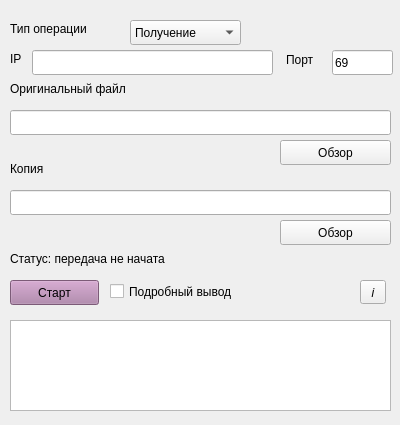
<?xml version="1.0" encoding="UTF-8"?>
<ui version="4.0">
 <class>Form</class>
 <widget class="QWidget" name="Form">
  <property name="geometry">
   <rect>
    <x>0</x>
    <y>0</y>
    <width>400</width>
    <height>425</height>
   </rect>
  </property>
  <property name="windowTitle">
   <string>Simple TFTP Client</string>
  </property>
  <widget class="QPushButton" name="selectOriginalFile">
   <property name="geometry">
    <rect>
     <x>280</x>
     <y>140</y>
     <width>111</width>
     <height>25</height>
    </rect>
   </property>
   <property name="text">
    <string>Обзор</string>
   </property>
  </widget>
  <widget class="QLineEdit" name="originalFilePathLine">
   <property name="geometry">
    <rect>
     <x>10</x>
     <y>110</y>
     <width>381</width>
     <height>25</height>
    </rect>
   </property>
  </widget>
  <widget class="QLabel" name="label">
   <property name="geometry">
    <rect>
     <x>10</x>
     <y>80</y>
     <width>161</width>
     <height>17</height>
    </rect>
   </property>
   <property name="text">
    <string>Оригинальный файл</string>
   </property>
  </widget>
  <widget class="QLabel" name="label_2">
   <property name="geometry">
    <rect>
     <x>10</x>
     <y>20</y>
     <width>101</width>
     <height>17</height>
    </rect>
   </property>
   <property name="text">
    <string>Тип операции</string>
   </property>
  </widget>
  <widget class="QComboBox" name="operationTypeBox">
   <property name="geometry">
    <rect>
     <x>130</x>
     <y>20</y>
     <width>111</width>
     <height>25</height>
    </rect>
   </property>
   <item>
    <property name="text">
     <string>Получение</string>
    </property>
   </item>
   <item>
    <property name="text">
     <string>Передача</string>
    </property>
   </item>
  </widget>
  <widget class="QPushButton" name="selectCopyFile">
   <property name="geometry">
    <rect>
     <x>280</x>
     <y>220</y>
     <width>111</width>
     <height>25</height>
    </rect>
   </property>
   <property name="text">
    <string>Обзор</string>
   </property>
  </widget>
  <widget class="QLineEdit" name="copyFilePathLine">
   <property name="geometry">
    <rect>
     <x>10</x>
     <y>190</y>
     <width>381</width>
     <height>25</height>
    </rect>
   </property>
  </widget>
  <widget class="QLabel" name="label_3">
   <property name="geometry">
    <rect>
     <x>10</x>
     <y>160</y>
     <width>161</width>
     <height>17</height>
    </rect>
   </property>
   <property name="text">
    <string>Копия</string>
   </property>
  </widget>
  <widget class="QPushButton" name="startButton">
   <property name="geometry">
    <rect>
     <x>10</x>
     <y>280</y>
     <width>89</width>
     <height>25</height>
    </rect>
   </property>
   <property name="palette">
    <palette>
     <active>
      <colorrole role="WindowText">
       <brush brushstyle="SolidPattern">
        <color alpha="255">
         <red>0</red>
         <green>0</green>
         <blue>0</blue>
        </color>
       </brush>
      </colorrole>
      <colorrole role="Button">
       <brush brushstyle="SolidPattern">
        <color alpha="255">
         <red>173</red>
         <green>127</green>
         <blue>168</blue>
        </color>
       </brush>
      </colorrole>
      <colorrole role="Light">
       <brush brushstyle="SolidPattern">
        <color alpha="255">
         <red>255</red>
         <green>192</green>
         <blue>249</blue>
        </color>
       </brush>
      </colorrole>
      <colorrole role="Midlight">
       <brush brushstyle="SolidPattern">
        <color alpha="255">
         <red>214</red>
         <green>159</green>
         <blue>208</blue>
        </color>
       </brush>
      </colorrole>
      <colorrole role="Dark">
       <brush brushstyle="SolidPattern">
        <color alpha="255">
         <red>86</red>
         <green>63</green>
         <blue>84</blue>
        </color>
       </brush>
      </colorrole>
      <colorrole role="Mid">
       <brush brushstyle="SolidPattern">
        <color alpha="255">
         <red>115</red>
         <green>84</green>
         <blue>112</blue>
        </color>
       </brush>
      </colorrole>
      <colorrole role="Text">
       <brush brushstyle="SolidPattern">
        <color alpha="255">
         <red>0</red>
         <green>0</green>
         <blue>0</blue>
        </color>
       </brush>
      </colorrole>
      <colorrole role="BrightText">
       <brush brushstyle="SolidPattern">
        <color alpha="255">
         <red>255</red>
         <green>255</green>
         <blue>255</blue>
        </color>
       </brush>
      </colorrole>
      <colorrole role="ButtonText">
       <brush brushstyle="SolidPattern">
        <color alpha="255">
         <red>0</red>
         <green>0</green>
         <blue>0</blue>
        </color>
       </brush>
      </colorrole>
      <colorrole role="Base">
       <brush brushstyle="SolidPattern">
        <color alpha="255">
         <red>255</red>
         <green>255</green>
         <blue>255</blue>
        </color>
       </brush>
      </colorrole>
      <colorrole role="Window">
       <brush brushstyle="SolidPattern">
        <color alpha="255">
         <red>173</red>
         <green>127</green>
         <blue>168</blue>
        </color>
       </brush>
      </colorrole>
      <colorrole role="Shadow">
       <brush brushstyle="SolidPattern">
        <color alpha="255">
         <red>0</red>
         <green>0</green>
         <blue>0</blue>
        </color>
       </brush>
      </colorrole>
      <colorrole role="AlternateBase">
       <brush brushstyle="SolidPattern">
        <color alpha="255">
         <red>214</red>
         <green>191</green>
         <blue>211</blue>
        </color>
       </brush>
      </colorrole>
      <colorrole role="ToolTipBase">
       <brush brushstyle="SolidPattern">
        <color alpha="255">
         <red>255</red>
         <green>255</green>
         <blue>220</blue>
        </color>
       </brush>
      </colorrole>
      <colorrole role="ToolTipText">
       <brush brushstyle="SolidPattern">
        <color alpha="255">
         <red>0</red>
         <green>0</green>
         <blue>0</blue>
        </color>
       </brush>
      </colorrole>
      <colorrole role="PlaceholderText">
       <brush brushstyle="SolidPattern">
        <color alpha="128">
         <red>0</red>
         <green>0</green>
         <blue>0</blue>
        </color>
       </brush>
      </colorrole>
     </active>
     <inactive>
      <colorrole role="WindowText">
       <brush brushstyle="SolidPattern">
        <color alpha="255">
         <red>0</red>
         <green>0</green>
         <blue>0</blue>
        </color>
       </brush>
      </colorrole>
      <colorrole role="Button">
       <brush brushstyle="SolidPattern">
        <color alpha="255">
         <red>173</red>
         <green>127</green>
         <blue>168</blue>
        </color>
       </brush>
      </colorrole>
      <colorrole role="Light">
       <brush brushstyle="SolidPattern">
        <color alpha="255">
         <red>255</red>
         <green>192</green>
         <blue>249</blue>
        </color>
       </brush>
      </colorrole>
      <colorrole role="Midlight">
       <brush brushstyle="SolidPattern">
        <color alpha="255">
         <red>214</red>
         <green>159</green>
         <blue>208</blue>
        </color>
       </brush>
      </colorrole>
      <colorrole role="Dark">
       <brush brushstyle="SolidPattern">
        <color alpha="255">
         <red>86</red>
         <green>63</green>
         <blue>84</blue>
        </color>
       </brush>
      </colorrole>
      <colorrole role="Mid">
       <brush brushstyle="SolidPattern">
        <color alpha="255">
         <red>115</red>
         <green>84</green>
         <blue>112</blue>
        </color>
       </brush>
      </colorrole>
      <colorrole role="Text">
       <brush brushstyle="SolidPattern">
        <color alpha="255">
         <red>0</red>
         <green>0</green>
         <blue>0</blue>
        </color>
       </brush>
      </colorrole>
      <colorrole role="BrightText">
       <brush brushstyle="SolidPattern">
        <color alpha="255">
         <red>255</red>
         <green>255</green>
         <blue>255</blue>
        </color>
       </brush>
      </colorrole>
      <colorrole role="ButtonText">
       <brush brushstyle="SolidPattern">
        <color alpha="255">
         <red>0</red>
         <green>0</green>
         <blue>0</blue>
        </color>
       </brush>
      </colorrole>
      <colorrole role="Base">
       <brush brushstyle="SolidPattern">
        <color alpha="255">
         <red>255</red>
         <green>255</green>
         <blue>255</blue>
        </color>
       </brush>
      </colorrole>
      <colorrole role="Window">
       <brush brushstyle="SolidPattern">
        <color alpha="255">
         <red>173</red>
         <green>127</green>
         <blue>168</blue>
        </color>
       </brush>
      </colorrole>
      <colorrole role="Shadow">
       <brush brushstyle="SolidPattern">
        <color alpha="255">
         <red>0</red>
         <green>0</green>
         <blue>0</blue>
        </color>
       </brush>
      </colorrole>
      <colorrole role="AlternateBase">
       <brush brushstyle="SolidPattern">
        <color alpha="255">
         <red>214</red>
         <green>191</green>
         <blue>211</blue>
        </color>
       </brush>
      </colorrole>
      <colorrole role="ToolTipBase">
       <brush brushstyle="SolidPattern">
        <color alpha="255">
         <red>255</red>
         <green>255</green>
         <blue>220</blue>
        </color>
       </brush>
      </colorrole>
      <colorrole role="ToolTipText">
       <brush brushstyle="SolidPattern">
        <color alpha="255">
         <red>0</red>
         <green>0</green>
         <blue>0</blue>
        </color>
       </brush>
      </colorrole>
      <colorrole role="PlaceholderText">
       <brush brushstyle="SolidPattern">
        <color alpha="128">
         <red>0</red>
         <green>0</green>
         <blue>0</blue>
        </color>
       </brush>
      </colorrole>
     </inactive>
     <disabled>
      <colorrole role="WindowText">
       <brush brushstyle="SolidPattern">
        <color alpha="255">
         <red>86</red>
         <green>63</green>
         <blue>84</blue>
        </color>
       </brush>
      </colorrole>
      <colorrole role="Button">
       <brush brushstyle="SolidPattern">
        <color alpha="255">
         <red>173</red>
         <green>127</green>
         <blue>168</blue>
        </color>
       </brush>
      </colorrole>
      <colorrole role="Light">
       <brush brushstyle="SolidPattern">
        <color alpha="255">
         <red>255</red>
         <green>192</green>
         <blue>249</blue>
        </color>
       </brush>
      </colorrole>
      <colorrole role="Midlight">
       <brush brushstyle="SolidPattern">
        <color alpha="255">
         <red>214</red>
         <green>159</green>
         <blue>208</blue>
        </color>
       </brush>
      </colorrole>
      <colorrole role="Dark">
       <brush brushstyle="SolidPattern">
        <color alpha="255">
         <red>86</red>
         <green>63</green>
         <blue>84</blue>
        </color>
       </brush>
      </colorrole>
      <colorrole role="Mid">
       <brush brushstyle="SolidPattern">
        <color alpha="255">
         <red>115</red>
         <green>84</green>
         <blue>112</blue>
        </color>
       </brush>
      </colorrole>
      <colorrole role="Text">
       <brush brushstyle="SolidPattern">
        <color alpha="255">
         <red>86</red>
         <green>63</green>
         <blue>84</blue>
        </color>
       </brush>
      </colorrole>
      <colorrole role="BrightText">
       <brush brushstyle="SolidPattern">
        <color alpha="255">
         <red>255</red>
         <green>255</green>
         <blue>255</blue>
        </color>
       </brush>
      </colorrole>
      <colorrole role="ButtonText">
       <brush brushstyle="SolidPattern">
        <color alpha="255">
         <red>86</red>
         <green>63</green>
         <blue>84</blue>
        </color>
       </brush>
      </colorrole>
      <colorrole role="Base">
       <brush brushstyle="SolidPattern">
        <color alpha="255">
         <red>173</red>
         <green>127</green>
         <blue>168</blue>
        </color>
       </brush>
      </colorrole>
      <colorrole role="Window">
       <brush brushstyle="SolidPattern">
        <color alpha="255">
         <red>173</red>
         <green>127</green>
         <blue>168</blue>
        </color>
       </brush>
      </colorrole>
      <colorrole role="Shadow">
       <brush brushstyle="SolidPattern">
        <color alpha="255">
         <red>0</red>
         <green>0</green>
         <blue>0</blue>
        </color>
       </brush>
      </colorrole>
      <colorrole role="AlternateBase">
       <brush brushstyle="SolidPattern">
        <color alpha="255">
         <red>173</red>
         <green>127</green>
         <blue>168</blue>
        </color>
       </brush>
      </colorrole>
      <colorrole role="ToolTipBase">
       <brush brushstyle="SolidPattern">
        <color alpha="255">
         <red>255</red>
         <green>255</green>
         <blue>220</blue>
        </color>
       </brush>
      </colorrole>
      <colorrole role="ToolTipText">
       <brush brushstyle="SolidPattern">
        <color alpha="255">
         <red>0</red>
         <green>0</green>
         <blue>0</blue>
        </color>
       </brush>
      </colorrole>
      <colorrole role="PlaceholderText">
       <brush brushstyle="SolidPattern">
        <color alpha="128">
         <red>0</red>
         <green>0</green>
         <blue>0</blue>
        </color>
       </brush>
      </colorrole>
     </disabled>
    </palette>
   </property>
   <property name="text">
    <string>Старт</string>
   </property>
  </widget>
  <widget class="QLabel" name="statusLabel">
   <property name="geometry">
    <rect>
     <x>10</x>
     <y>250</y>
     <width>381</width>
     <height>17</height>
    </rect>
   </property>
   <property name="text">
    <string>Статус: передача не начата</string>
   </property>
  </widget>
  <widget class="QToolButton" name="infoToolButton">
   <property name="geometry">
    <rect>
     <x>360</x>
     <y>280</y>
     <width>26</width>
     <height>24</height>
    </rect>
   </property>
   <property name="font">
    <font>
     <family>Ubuntu Mono</family>
     <italic>true</italic>
    </font>
   </property>
   <property name="text">
    <string>i</string>
   </property>
  </widget>
  <widget class="QLineEdit" name="portLineEdit">
   <property name="geometry">
    <rect>
     <x>332</x>
     <y>50</y>
     <width>61</width>
     <height>25</height>
    </rect>
   </property>
   <property name="text">
    <string>69</string>
   </property>
  </widget>
  <widget class="QLabel" name="label_5">
   <property name="geometry">
    <rect>
     <x>286</x>
     <y>50</y>
     <width>41</width>
     <height>20</height>
    </rect>
   </property>
   <property name="text">
    <string>Порт</string>
   </property>
  </widget>
  <widget class="QLineEdit" name="ipLineEdit">
   <property name="geometry">
    <rect>
     <x>32</x>
     <y>50</y>
     <width>241</width>
     <height>25</height>
    </rect>
   </property>
  </widget>
  <widget class="QLabel" name="label_6">
   <property name="geometry">
    <rect>
     <x>10</x>
     <y>50</y>
     <width>21</width>
     <height>17</height>
    </rect>
   </property>
   <property name="text">
    <string>IP</string>
   </property>
  </widget>
  <widget class="QPlainTextEdit" name="logsTextView">
   <property name="geometry">
    <rect>
     <x>10</x>
     <y>320</y>
     <width>381</width>
     <height>91</height>
    </rect>
   </property>
  </widget>
  <widget class="QCheckBox" name="outputCheckBox">
   <property name="geometry">
    <rect>
     <x>110</x>
     <y>280</y>
     <width>161</width>
     <height>23</height>
    </rect>
   </property>
   <property name="text">
    <string>Подробный вывод</string>
   </property>
  </widget>
 </widget>
 <resources/>
 <connections/>
</ui>
